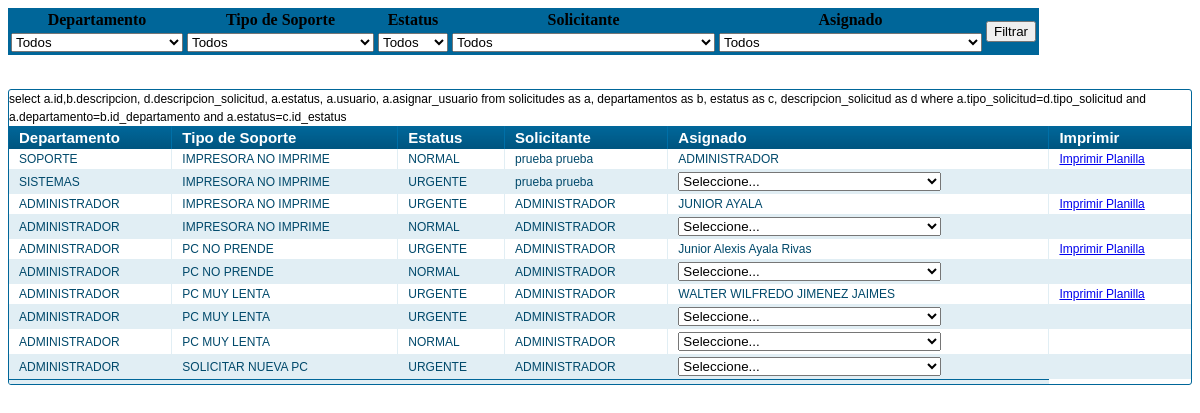
The app's page /tabla_reporte.php with its own data.
### tables this page shows
CREATE TABLE IF NOT EXISTS `solicitudes` (
  `id` int(11) NOT NULL AUTO_INCREMENT,
  `tipo_solicitud` varchar(255) NOT NULL,
  `departamento` varchar(255) NOT NULL,
  `usuario` varchar(255) NOT NULL,
  `fecha` date NOT NULL,
  `estatus` int(255) NOT NULL,
  `asignar_usuario` int(11) DEFAULT NULL,
  `estatus_tecnologia` int(11) NOT NULL,
  `estatus_usuario` int(11) NOT NULL,
  `id_usuario` int(11) NOT NULL,
  UNIQUE KEY `id` (`id`),
  KEY `tipo_solicitud` (`tipo_solicitud`),
  KEY `departamento` (`departamento`),
  KEY `asignar_usuario` (`asignar_usuario`),
  KEY `estatus_tecnologia` (`estatus_tecnologia`),
  KEY `id_usuario` (`id_usuario`),
  KEY `estatus` (`estatus`)
);

CREATE TABLE IF NOT EXISTS `departamentos` (
  `id` bigint(20) unsigned NOT NULL AUTO_INCREMENT,
  `id_departamento` varchar(255) NOT NULL,
  `descripcion` varchar(255) NOT NULL,
  PRIMARY KEY (`id_departamento`),
  UNIQUE KEY `id` (`id`),
  KEY `id_departamento` (`id_departamento`)
);

CREATE TABLE IF NOT EXISTS `descripcion_solicitud` (
  `id` bigint(20) unsigned NOT NULL AUTO_INCREMENT,
  `tipo_solicitud` varchar(255) NOT NULL,
  `descripcion_solicitud` varchar(255) NOT NULL,
  PRIMARY KEY (`tipo_solicitud`),
  UNIQUE KEY `id` (`id`)
);

CREATE TABLE IF NOT EXISTS `usuarios` (
  `id` int(11) NOT NULL AUTO_INCREMENT,
  `login` varchar(255) NOT NULL,
  `nombres` varchar(255) NOT NULL,
  `apellidos` varchar(255) NOT NULL,
  `cedula` int(11) NOT NULL,
  `cod_dep` varchar(255) NOT NULL,
  `clave` varchar(255) NOT NULL,
  `telefono` varchar(15) NOT NULL,
  `direccion` varchar(50) NOT NULL,
  `id_tipo` int(11) NOT NULL,
  PRIMARY KEY (`id`),
  KEY `id_tipo` (`id_tipo`)
);

### include/clase_db_init.php (called while the page is built, shortened)
<?php
 class MySQL{
  private $conexion; private $total_consultas;
  public function MySQL(){
    if(!isset($this->conexion)){
      $this->conexion = (mysqli_connect("localhost","root",""))
        or die(mysql_error());
      $db="soporte";
    $bd1="Error al conectar a la base de datos, Consultar al Administrador";
      mysqli_select_db($this->conexion,$db) or die($bd1);
    }
  }
  public function consulta($consulta){
    $resultado = mysqli_query($this->conexion,$consulta);
    return $resultado;
  }
  public function fetch_array($consulta){
   return mysqli_fetch_array($consulta);
  }
}?>

### tabla_reporte.php (the view, shortened to what this page needs)
<link rel="stylesheet" type="text/css" href="css/tabla_solicitud.css" media="screen" />
<form action='reportes.php' method='GET'>
<div>
    <table bgcolor="#006699">
        <tr><th>Departamento</th><th>Tipo de Soporte</th><th>Estatus</th><th>Solicitante</th><th>Asignado</th><td rowspan="2" valign="middle" style="vertical-align:middle"><center><input type="submit" name="Filtrar" value="Filtrar"></center></td></tr>
        <tr>
        <th><select name="departamento">
        <option value='x999'>Todos</option>
        </select></th>
        <th><select name="soporte">
        <option value='x999'>Todos</option>
        </select></th>
        <th><select name="estatus">
        <option value='x999'>Todos</option>
        </select></th>
        <th><select name="usuario">
        <option value='x999'>Todos</option>
        </select></th>
        <th><select name="analista">
        <option value='x999'>Todos</option>
        </select></th>
    </table>
</div>
</form>
<div class="datagrid">
<table>
<thead>
   <?php
   if($_SESSION['departamento']>5){
   ?>
    <tr><th>Departamento</th><th>Tipo de Soporte</th><th>Estatus</th><th>Solicitante</th><th>Asignado</th></tr>
    <?php
   }else{
       ?>
     <tr><th>Departamento</th><th>Tipo de Soporte</th><th>Estatus</th><th>Solicitante</th><th>Asignado</th><th>Imprimir</th></tr>
     <?php
   }
   ?>
</thead>
<tfoot>
    <tr><td colspan="5">
            <div id="paging">
            </div>
    </tr></tfoot>
<tbody>
<?php
$estatus=new MySQL();
$sql2="select a.id,b.descripcion, d.descripcion_solicitud, a.estatus, a.usuario, a.asignar_usuario
from solicitudes as a,
departamentos as b,
estatus as c,
descripcion_solicitud as d
where a.tipo_solicitud=d.tipo_solicitud
and a.departamento=b.id_departamento
and a.estatus=c.id_estatus";
$consulta=$estatus->consulta($sql2);
$contar=0;
if($_SESSION['departamento']>5){
while($fila=$estatus->fetch_array($consulta)){
                       if($fila['estatus']==1){
                           $estatus1='NORMAL';
}else{
    $estatus1='URGENTE';
}
if($fila['asignar_usuario']==0){
    $usuario_asign='Sin Asignar';
}else{
     $query2=$estatus->consulta("select nombres, apellidos from usuarios where id='".$fila['asignar_usuario']."'");
    $result_q=$estatus->fetch_array($query2);
     $usuario_asign=$result_q['nombres']." ".$result_q['apellidos'];
}
                    if($contar%2==0)
            echo"            <tr>";else echo"<tr class='alt'>";
            echo"
        <td>".utf8_encode($fila['descripcion'])."</td><td>".$fila['descripcion_solicitud']."</td><td>".$estatus1."</td><td>".$fila['usuario']."</td><td>".$usuario_asign."</td></tr>
                 ";
$contar++;}
}
else{
    while($fila=$estatus->fetch_array($consulta)){
                       if($fila['estatus']==1){
                           $estatus1='NORMAL';
}else{
    $estatus1='URGENTE';
}
if($fila['asignar_usuario']==0){
     $query=$estatus->consulta("select id, nombres, apellidos from usuarios where cod_dep in ('0','2') ");
    $usuario_asign="<select name='resp_asig' id='resp_asig' size=1 onChange='Carga(this.value)';><option value=''>Seleccione...</option>";
    while($asig=$estatus->fetch_array($query)){
        $usuario_asign.="<option value='".$asig['id']."'>".$asig['nombres']." ".$asig['apellidos']."</option>";
    }
    $usuario_asign.="</select>";
}else{
     $query2=$estatus->consulta("select nombres, apellidos from usuarios where id='".$fila['asignar_usuario']."'");
    $result_q=$estatus->fetch_array($query2);
     $usuario_asign=$result_q['nombres']." ".$result_q['apellidos'];
}
                    if($contar%2==0)
            echo"            <tr>";else echo"<tr class='alt'>";
            echo"
        <td>".utf8_encode($fila['descripcion'])."</td><td>".$fila['descripcion_solicitud']."</td><td>".$estatus1."</td><td>".$fila['usuario']."</td>"
                    . ""
                    . "<td>".$usuario_asign."</td>
                    <td>
                    ";
                    if($fila['asignar_usuario']!=0){
                    echo "<a href='imprimir_solicitud.php?reg=".$fila['id']."' title='Imprimir Registro'>Imprimir Planilla</a>";
                    }
                    echo"
                    </td>
                    </tr>
                 ";
$contar++;}
}
                    ?>
</tbody>
</table></div>

### css/tabla_solicitud.css (style rules this page uses)
.datagrid table { border-collapse: collapse; text-align: left; width: 100%; }
.datagrid { font: normal 12px/150% Arial, Helvetica, sans-serif; background: #fff; overflow: hidden; border: 1px solid #006699; -webkit-border-radius: 3px; -moz-border-radius: 3px; border-radius: 3px; }
.datagrid table td, .datagrid table th { padding: 3px 10px; }
.datagrid table thead th { background:-webkit-gradient( linear, left top, left bottom, color-stop(0.05, #006699), color-stop(1, #00557F) );background:-moz-linear-gradient( center top, #006699 5%, #00557F 100% );filter:progid:DXImageTransform.Microsoft.gradient(startColorstr='#006699', endColorstr='#00557F');background-color:#006699; color:#FFFFFF; font-size: 15px; font-weight: bold; border-left: 1px solid #0070A8; }
.datagrid table thead th:first-child { border: none; }
.datagrid table tbody td { color: #00496B; border-left: 1px solid #E1EEF4;font-size: 12px;font-weight: normal; }
.datagrid table tbody .alt td { background: #E1EEF4; color: #00496B; }
.datagrid table tbody td:first-child { border-left: none; }
.datagrid table tbody tr:last-child td { border-bottom: none; }
.datagrid table tfoot td div { border-top: 1px solid #006699;background: #E1EEF4; }
.datagrid table tfoot td { padding: 0; font-size: 12px }
.datagrid table tfoot td div { padding: 2px; }

### records on screen
solicitudes: departamento.descripcion "SOPORTE", tipo_solicitud.descripcion_solicitud "IMPRESORA NO IMPRIME", estatus "NORMAL", usuario "prueba prueba", asignar_usuario.apellidos "ADMINISTRADOR"
solicitudes: departamento.descripcion "SISTEMAS", tipo_solicitud.descripcion_solicitud "IMPRESORA NO IMPRIME", estatus "URGENTE", usuario "prueba prueba"
solicitudes: departamento.descripcion "ADMINISTRADOR", tipo_solicitud.descripcion_solicitud "IMPRESORA NO IMPRIME", estatus "URGENTE", usuario "ADMINISTRADOR", asignar_usuario.apellidos "JUNIOR AYALA"
solicitudes: departamento.descripcion "ADMINISTRADOR", tipo_solicitud.descripcion_solicitud "IMPRESORA NO IMPRIME", estatus "NORMAL", usuario "ADMINISTRADOR"
solicitudes: departamento.descripcion "ADMINISTRADOR", tipo_solicitud.descripcion_solicitud "PC NO PRENDE", estatus "URGENTE", usuario "ADMINISTRADOR", asignar_usuario.apellidos "Junior Alexis Ayala Rivas"
solicitudes: departamento.descripcion "ADMINISTRADOR", tipo_solicitud.descripcion_solicitud "PC NO PRENDE", estatus "NORMAL", usuario "ADMINISTRADOR"
solicitudes: departamento.descripcion "ADMINISTRADOR", tipo_solicitud.descripcion_solicitud "PC MUY LENTA", estatus "URGENTE", usuario "ADMINISTRADOR", asignar_usuario.apellidos "WALTER WILFREDO JIMENEZ JAIMES"
solicitudes: departamento.descripcion "ADMINISTRADOR", tipo_solicitud.descripcion_solicitud "PC MUY LENTA", estatus "URGENTE", usuario "ADMINISTRADOR"
solicitudes: departamento.descripcion "ADMINISTRADOR", tipo_solicitud.descripcion_solicitud "PC MUY LENTA", estatus "NORMAL", usuario "ADMINISTRADOR"
solicitudes: departamento.descripcion "ADMINISTRADOR", tipo_solicitud.descripcion_solicitud "SOLICITAR NUEVA PC", estatus "URGENTE", usuario "ADMINISTRADOR"
